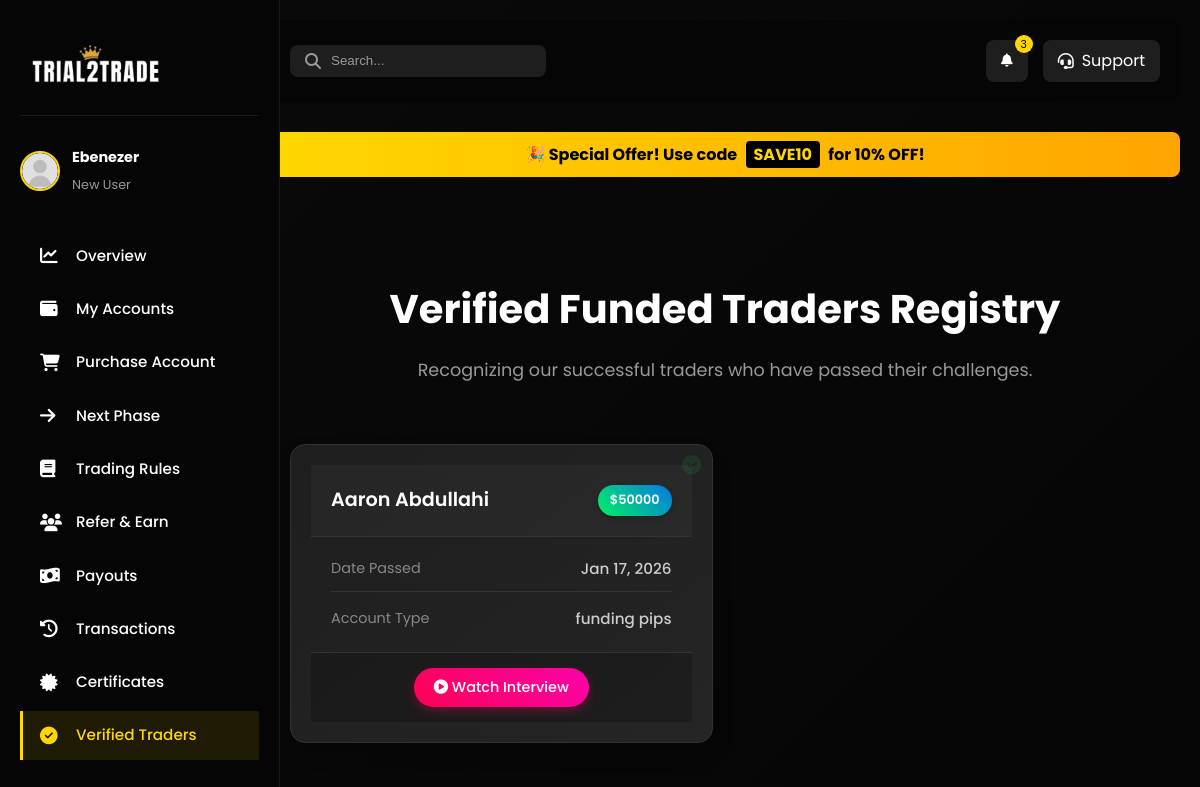
Screenshot of /dashboard-verified-traders/ (signed in) with the database file from the repository.
### main/models.py (models this page shows, shortened)
class CustomUser(AbstractUser):
    first_name = models.CharField(max_length=20)
    last_name = models.CharField(max_length=20)
    username = models.CharField(max_length=20, unique=True)
    email = models.EmailField(unique=True)
    phone_number = models.CharField(max_length=15, null=True, unique=True)
    email_verification_code = models.CharField(max_length=6, blank=True, null=True)
    email_verification_expires = models.DateTimeField(blank=True, null=True)
    verification_code = models.CharField(max_length=6, null=True, blank=True)
    verification_code_expires = models.DateTimeField(null=True, blank=True)
    password_reset_code = models.CharField(max_length=6, blank=True, null=True)
    password_reset_expires = models.DateTimeField(blank=True, null=True)
    referral_code = models.CharField(max_length=20, unique=True, blank=True, null=True)
    referred_by = models.ForeignKey('self', on_delete=models.SET_NULL, null=True, blank=True, related_name='referrals')
    USERNAME_FIELD = 'email'
    REQUIRED_FIELDS = ['username']
    class Meta:
        verbose_name = 'User'
        verbose_name_plural = 'Users'

class DiscountCode(models.Model):
    code = models.CharField(max_length=50, unique=True)
    percentage = models.PositiveIntegerField(default=0)
    is_active = models.BooleanField(default=True)
    created_at = models.DateTimeField(auto_now_add=True)

class VerifiedTrader(models.Model):
    full_name = models.CharField(max_length=200)
    date_passed = models.DateField()
    account_size = models.CharField(max_length=20)
    prop_account_purchased = models.CharField(max_length=100)
    interviewed = models.BooleanField(default=False)
    interview_link = models.URLField(blank=True, null=True)
    created_at = models.DateTimeField(auto_now_add=True)

### main/views.py (the view)
# urls.py: path('dashboard-verified-traders/', views.dashboard_verified_traders, name='dashboard_verified_traders'),
@login_required(login_url='/login_user')
def dashboard_verified_traders(request):
    verified_traders = VerifiedTrader.objects.all().order_by('-date_passed')
    context = {
        'verified_traders': verified_traders,
        'global_alert': get_active_global_alert(),
    }
    return render(request, 'main/dashboard-verified-traders.html', context)

### main/context_processors.py (called while the page is built)
def active_discount_code(request):
    active_code = DiscountCode.objects.filter(is_active=True).order_by('-created_at').first()
    return {'active_discount_code': active_code}

### main/views.py (called while the page is built)
def get_active_global_alert():
    try:
        from .models import GlobalAlert
        return GlobalAlert.objects.filter(is_active=True).order_by('-created_at').first()
    except Exception:
        return None

### main/templates/main/dashboard-verified-traders.html (shortened to what this page needs)
{% load static %}
<!DOCTYPE html>
<html lang="en">
<head>
    <link rel="stylesheet" href="{% static 'css/style.css' %}">
    <link rel="stylesheet" href="{% static 'css/dashboard.css' %}">
    <link rel="stylesheet" href="{% static 'css/dashboard-nav.css' %}">
    <link rel="stylesheet" href="https://cdnjs.cloudflare.com/ajax/libs/font-awesome/6.4.0/css/all.min.css">
    <link rel="stylesheet" href="{% static 'css/mobile-nav.css' %}">
</head>
<body>
    <nav class="dashboard-nav">
        <div class="nav-logo">
            <img src="{% static 'images/logob.png' %}" alt="Trial2Trade Logo" style="width: 130px; height: 75px;">
        </div>
        <div class="user-info">
            <img src="{% static 'images/avatar-placeholder.svg' %}" alt="User Avatar" class="avatar">
            <div class="user-details">
                <h4 class="user-name">{{ request.user.first_name|default:request.user.username }}</h4>
                <span class="user-status">{% if user_accounts %}Active Trader{% else %}New User{% endif %}</span>
            </div>
        </div>
        <div class="nav-menu">
            <a href="{% url 'index' %}" class="nav-item">
                <i class="fas fa-chart-line"></i>
                <span>Overview</span>
            </a>
            <a href="{% url 'dashboard_accounts' %}" class="nav-item">
                <i class="fas fa-wallet"></i>
                <span>My Accounts</span>
            </a>
            <a href="{% url 'dashboard_purchase' %}" class="nav-item">
                <i class="fas fa-shopping-cart"></i>
                <span>Purchase Account</span>
            </a>
            <a href="{% url 'dashboard_next_phase' %}" class="nav-item">
                <i class="fas fa-arrow-right"></i>
                <span>Next Phase</span>
            </a>
            <a href="{% url 'dashboard_rules' %}" class="nav-item">
                <i class="fas fa-book"></i>
                <span>Trading Rules</span>
            </a>
            <a href="{% url 'dashboard_referral' %}" class="nav-item">
                <i class="fas fa-users"></i>
                <span>Refer & Earn</span>
            </a>
            <a href="{% url 'dashboard_payouts' %}" class="nav-item">
                <i class="fas fa-money-bill-wave"></i>
                <span>Payouts</span>
            </a>
            <a href="{% url 'dashboard_transactions' %}" class="nav-item">
                <i class="fas fa-history"></i>
                <span>Transactions</span>
            </a>
            <a href="{% url 'dashboard_certificates' %}" class="nav-item">
                <i class="fas fa-certificate"></i>
                <span>Certificates</span>
            </a>
            <a href="{% url 'dashboard_verified_traders' %}" class="nav-item active">
                <i class="fas fa-check-circle"></i>
                <span>Verified Traders</span>
            </a>
            <a href="{% url 'logout_user' %}" class="logout-btn">
                <span>Logout</span>
            </a>
        </div>
    </nav>
    <main class="dashboard-content">
        <header class="dashboard-header">
            <div class="header-search">
                <i class="fas fa-search"></i>
                <input type="text" placeholder="Search...">
            </div>
            <div class="header-actions">
                <button class="notification-btn">
                    <i class="fas fa-bell"></i>
                    <span class="notification-badge">3</span>
                </button>
                <a href="mailto:info@trial2trade.com" class="support-btn">
                    <i class="fas fa-headset"></i>
                    <span>Support</span>
                </a>
            </div>
        </header>
        {% if active_discount_code %}
        <div class="discount-banner" style="background: linear-gradient(90deg, #FFD700, #FFA500); color: #000; padding: 10px; text-align: center; font-weight: bold; margin-bottom: 20px; border-radius: 8px; margin-top: 20px;">
            🎉 Special Offer! Use code <span style="background: #000; color: #FFD700; padding: 2px 8px; border-radius: 4px; margin: 0 5px;">{{ active_discount_code.code }}</span> for {{ active_discount_code.percentage }}% OFF!
        </div>
        {% endif %}
        <section class="dashboard-section active">
            <div class="section-header">
                <h2>Verified Funded Traders Registry</h2>
                <p>Recognizing our successful traders who have passed their challenges.</p>
            </div>
            <div class="traders-grid">
                {% for trader in verified_traders %}
                <div class="trader-card">
                    <i class="fas fa-check-circle verified-badge"></i>
                    <div class="trader-card-header">
                        <h3 class="trader-name">{{ trader.full_name }}</h3>
                        <span class="account-badge">${{ trader.account_size }}</span>
                    </div>
                    <div class="trader-card-body">
                        <div class="info-row">
                            <span class="info-label">Date Passed</span>
                            <span class="info-value">{{ trader.date_passed|date:"M d, Y" }}</span>
                        </div>
                        <div class="info-row">
                            <span class="info-label">Account Type</span>
                            <span class="info-value">{{ trader.prop_account_purchased }}</span>
                        </div>
                    </div>
                    <div class="interview-section">
                        {% if trader.interview_link %}
                            <a href="{{ trader.interview_link }}" target="_blank" class="interview-btn">
                                <i class="fas fa-play-circle"></i> Watch Interview
                            </a>
                        {% endif %}
                    </div>
                </div>
                {% empty %}
                <div style="grid-column: 1 / -1; text-align: center; padding: 50px; color: #888;">
                    <i class="fas fa-user-slash" style="font-size: 3rem; margin-bottom: 20px;"></i>
                    <p>No verified traders listed yet.</p>
                </div>
                {% endfor %}
            </div>
        </section>
    </main>
</body>
</html>

### main/static/css/style.css (style rules this page uses)
:root { --primary-color: #FFD700; --primary-light: #FFEB99; --primary-dark: #D4AF37; --secondary-color: #000000; --secondary-light: #333333; --secondary-dark: #000000; --text-light: #FFFFFF; --text-dark: #000000; --text-muted: #999999; --background-dark: #0A0A0A; --background-darker: #050505; --background-light: #1A1A1A; --background-gradient: linear-gradient(135deg, var(--background-dark) 0%, var(--background-darker) 100%); --card-bg: rgba(26, 26, 26, 0.7); --card-border: 1px solid rgba(255, 215, 0, 0.2); --card-shadow: 0 8px 32px rgba(0, 0, 0, 0.5); --success: #4CAF50; --warning: #FFC107; --danger: #F44336; --info: #2196F3; --border-radius-sm: 4px; --border-radius: 8px; --border-radius-lg: 16px; --transition-fast: 0.2s ease; --transition-normal: 0.3s ease; --transition-slow: 0.5s ease; --glow-effect: 0 0 10px rgba(255, 215, 0, 0.5), 0 0 20px rgba(255, 215, 0, 0.3); }
* { margin: 0; padding: 0; box-sizing: border-box; }
html { scroll-behavior: smooth; }
body { font-family: 'Poppins', sans-serif; background: var(--background-gradient); color: var(--text-light); line-height: 1.6; overflow-x: hidden; }
a { text-decoration: none; color: var(--text-light); transition: var(--transition-fast); }
img { max-width: 100%; height: auto; }
section { padding: 80px 20px; position: relative; }
.section-header { text-align: center; margin-bottom: 60px; }
.section-header h2 { font-size: 2.5rem; font-weight: 700; margin-bottom: 15px; position: relative; display: inline-block; }
.section-header p { font-size: 1.1rem; color: var(--text-muted); max-width: 700px; margin: 0 auto; }
.nav-item { font-weight: 500; position: relative; padding: 5px 0; }
.nav-item::after { content: ''; position: absolute; bottom: 0; left: 0; width: 100%; height: 2px; background: var(--primary-color); transform: scaleX(0); transform-origin: right; transition: transform 0.3s ease; }
.trader-card { min-width: 250px; background: var(--card-bg); border-radius: var(--border-radius); padding: 20px; border: var(--card-border); transition: var(--transition-normal); }

### main/static/css/dashboard-nav.css (style rules this page uses)
.dashboard-nav { position: fixed; left: 0; top: 0; height: 100vh; width: 250px; background: #1a1a1a; padding: 20px; transition: all 0.3s ease; z-index: 1000; }
.nav-logo { display: flex; align-items: center; padding: 10px; margin-bottom: 30px; }
.nav-logo img { width: 40px; height: 40px; }
.nav-item { margin-bottom: 5px; }
.dashboard-content { margin-left: 250px; padding: 20px; transition: all 0.3s ease; }

### main/static/css/mobile-nav.css (style rules this page uses)
.dashboard-nav { width: 280px; background: var(--background-darker); border-right: 1px solid rgba(255, 215, 0, 0.1); display: flex; flex-direction: column; height: 100vh; z-index: 1000; }
.nav-menu { padding: 20px 0; flex-grow: 1; overflow-y: auto; }
.nav-item { display: flex; align-items: center; padding: 12px 20px; color: var(--text-light); text-decoration: none; transition: var(--transition-fast); position: relative; }
.nav-item i { width: 24px; margin-right: 12px; font-size: 1.1rem; }
.nav-item span { font-size: 0.95rem; display: block; }

### rows the page displays
CustomUser: user.first_name "Ebenezer"
DiscountCode: code "SAVE10", percentage "10"
VerifiedTrader: full_name "Aaron Abdullahi", account_size "50000", date_passed "Jan 17, 2026", prop_account_purchased "funding pips"
